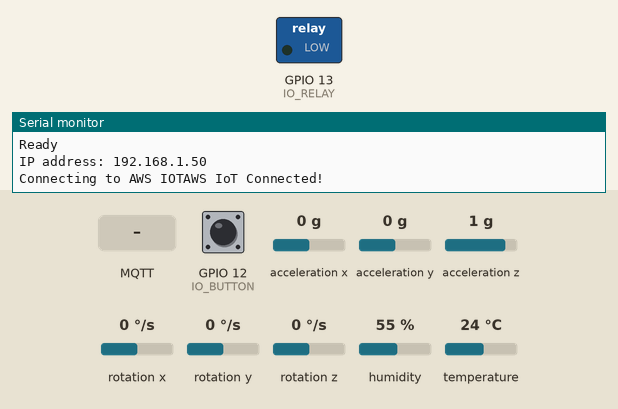
Recording of a sketch running on a simulated ESP32. On the bench: switched loads named in the sketch (green lamp = pin HIGH), the last lines printed to the serial monitor. The inputs (shaded band) are chosen by the test bench; at power-on: GPIO 12 (IO_BUTTON) HIGH, acceleration x 0 g, acceleration y 0 g, acceleration z 1 g, rotation x 0 °/s, rotation y 0 °/s, rotation z 0 °/s, humidity 55 %, temperature 24 °C. WiFi joins after 1.5 s; servers stay silent unless stated; no MQTT or app messages arrive unless stated.

Above: at 2.8 s.
2.9 s: MQTT message "5" arrives on the first subscribed topic
At 3.2 s:
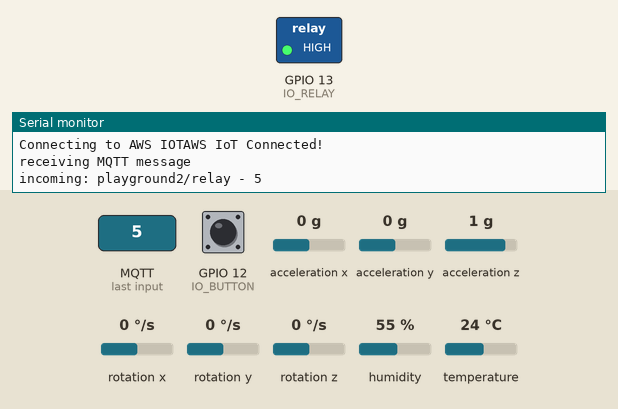
6.0 s: MQTT message "on" arrives on the first subscribed topic
At 6.7 s:
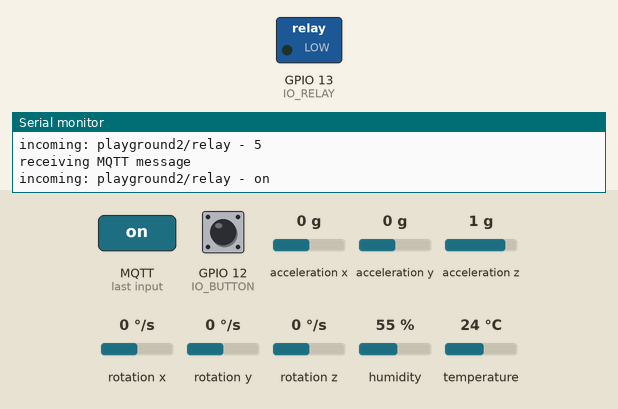
7.5 s: MQTT message "90" arrives on the first subscribed topic
At 7.9 s:
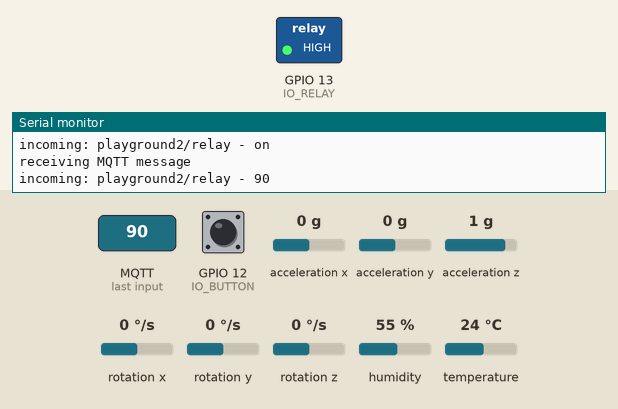
9.0 s: MQTT message "0" arrives on the first subscribed topic
At 9.5 s:
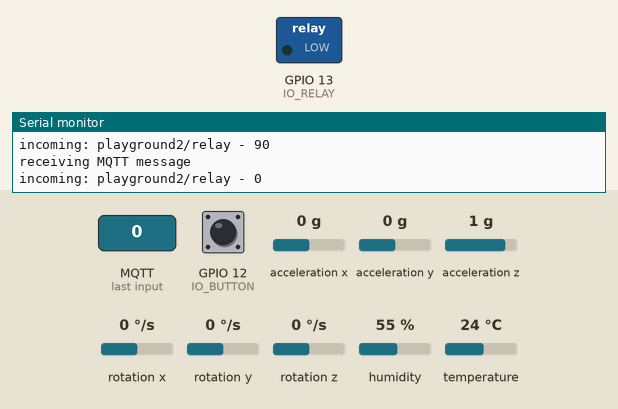
Timing chart, 0 to 11.5 s (numbered marks = the images above; inputs shaded):
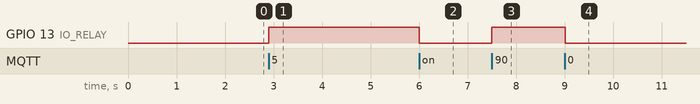

Measured:
- after the input at 2.9 s, GPIO 13 (IO_RELAY): LOW → HIGH at once
- after the input at 6.0 s, GPIO 13 (IO_RELAY): HIGH → LOW at once
- after the input at 7.5 s, GPIO 13 (IO_RELAY): LOW → HIGH at once
- after the input at 9.0 s, GPIO 13 (IO_RELAY): HIGH → LOW at once

The sketch:

aws-cloudy-final.ino
```cpp
#include <Wire.h>
#include <Adafruit_HTU21DF.h>
#include <Adafruit_Sensor.h>
#include <Adafruit_MPU6050.h>

#include <WiFi.h>
#include <ESPmDNS.h>
#include <WiFiUdp.h>
#include <WiFiClientSecure.h>
#include <MQTTClient.h>
#include <ArduinoJson.h>

#include "secrets.h"
#define SECRET

#define THINGNAME "playground2"
const char* ssid = "surfing-iot";
const char* password = "iotiotiot";

// The MQTT topics that this device should publish/subscribe
#define AWS_IOT_PUBLISH_SENSORS   "playground2/sensors"
#define AWS_IOT_PUBLISH_BUTTON    "playground2/control"
#define AWS_IOT_SUBSCRIBE_TOPIC   "playground2/relay"
#define AWS_IOT_CONNECTION        "playground2/connection"

WiFiClientSecure net = WiFiClientSecure();
MQTTClient client = MQTTClient(256);


#define IO_BUTTON 12
#define IO_RELAY 13

Adafruit_HTU21DF htu = Adafruit_HTU21DF();
Adafruit_MPU6050 mpu;

float Xacc;
float Yacc;
float Zacc;

// the setup function runs once when you press reset or power the board
void setup() {
  Serial.begin(115200);
  Wire.begin();
  inicializaAcelerometro();
  if (!htu.begin()) {
    Serial.println("Couldn't find HTU temperature / humidity sensor!");
    while (1);
  }
  //button setup

  pinMode(IO_BUTTON, INPUT_PULLUP);   //enable user button pull-up
  //relay
  pinMode(IO_RELAY, OUTPUT);

  // Default settings:
  //  - Heater off
  //  - 14 bit Temperature and Humidity Measurement Resolutions
  attachInterrupt(IO_BUTTON, buttonISR, FALLING);
  connectWIFI();
  connectAWS();
}

double temperature, humidity;
unsigned long lastSensorsSending=0;
int volatile lastButtonTimeStamp=0, sendMessage=0;

void loop() {
  client.loop();

  if(millis() - lastSensorsSending>1000) {
    leAcelerometro();
    sensors();
    lastSensorsSending = millis();
  }
  if(sendMessage) {
    sendMQTTButtonMessage();
  }

}

void buttonISR() {
  if(millis() - lastButtonTimeStamp>400) {
    Serial.println("publishing...");
    sendMessage=1;
    lastButtonTimeStamp=millis();
  }
}

void sendMQTTButtonMessage() {
    StaticJsonDocument<200> doc;
    doc["device_time"] = millis();
    doc["device_name"] = THINGNAME;
    char jsonBuffer[128];
    serializeJson(doc, jsonBuffer); // print to client
    client.publish(AWS_IOT_PUBLISH_BUTTON, jsonBuffer);
    sendMessage=0;
}

void sensors() {
  StaticJsonDocument<200> doc;
  doc["device_time"] = millis();
  doc["device_name"] = THINGNAME;
  doc["humidity"] = htu.readHumidity();
  doc["temperature"] = htu.readTemperature();
  doc["X"] = Xacc;
  doc["Y"] = Yacc;
  doc["Z"] = Zacc;
  char jsonBuffer[255];
  serializeJson(doc, jsonBuffer); // print to client
  client.publish(AWS_IOT_PUBLISH_SENSORS, jsonBuffer);
}

void connectWIFI() {
  Serial.println("Booting");
  WiFi.mode(WIFI_STA);
  WiFi.begin(ssid, password);
  while (WiFi.waitForConnectResult() != WL_CONNECTED) {
    Serial.println("Connection Failed! Rebooting...");
    delay(5000);
    ESP.restart();
  }
  Serial.println("Ready");
  Serial.print("IP address: ");
  Serial.println(WiFi.localIP());
}
```

AWS.ino
```cpp
void connectAWS()
{
  // Configure WiFiClientSecure to use the AWS IoT device credentials
  net.setCACert(AWS_CERT_CA);
  net.setCertificate(AWS_CERT_CRT);
  net.setPrivateKey(AWS_CERT_PRIVATE);

  // Connect to the MQTT broker on the AWS endpoint we defined earlier
  client.begin(AWS_IOT_ENDPOINT, 8883, net);
  StaticJsonDocument<200> doc;
  doc["device_time"] = millis();
  doc["device_name"] = THINGNAME;
  doc["device_status"] = "disconnected";
  char jsonBuffer[128];
  serializeJson(doc, jsonBuffer); // print to client
  client.setWill(AWS_IOT_CONNECTION, jsonBuffer, false, 1);
  client.onMessage(messageHandler);
  Serial.print("Connecting to AWS IOT");

  while (!client.connect(THINGNAME)) {
    Serial.print(".");
    delay(100);
  }

  if (!client.connected()) {
    Serial.println("AWS IoT Timeout!");
    return;
  }
  // Subscribe to a topic
  client.subscribe(AWS_IOT_SUBSCRIBE_TOPIC);
  // Create a message handler

  Serial.println("AWS IoT Connected!");
  sendBirthMessage();
}

void sendBirthMessage() {
    StaticJsonDocument<200> doc;
    doc["device_time"] = millis();
    doc["device_name"] = THINGNAME;
    doc["device_status"] = "connected";
    char jsonBuffer[128];
    serializeJson(doc, jsonBuffer); // print to client
    client.publish(AWS_IOT_CONNECTION, jsonBuffer);
}
void messageHandler(String &topic, String &payload) {
  Serial.println("receiving MQTT message");
  Serial.println("incoming: " + topic + " - " + payload);
  int i = payload.toInt();
  digitalWrite(IO_RELAY,i);
}
```

Accelerometer.ino
```cpp
void inicializaAcelerometro(){
  // Try to initialize!
  if (!mpu.begin()) {
    Serial.println("Failed to find MPU6050 chip");
    while (1) {
      delay(10);
    }
  }
  Serial.println("MPU6050 Found!");

  mpu.setAccelerometerRange(MPU6050_RANGE_8_G);
  Serial.print("Accelerometer range set to: ");
  switch (mpu.getAccelerometerRange()) {
  case MPU6050_RANGE_2_G:
    Serial.println("+-2G");
    break;
  case MPU6050_RANGE_4_G:
    Serial.println("+-4G");
    break;
  case MPU6050_RANGE_8_G:
    Serial.println("+-8G");
    break;
  case MPU6050_RANGE_16_G:
    Serial.println("+-16G");
    break;
  }
  mpu.setGyroRange(MPU6050_RANGE_500_DEG);
  Serial.print("Gyro range set to: ");
  switch (mpu.getGyroRange()) {
  case MPU6050_RANGE_250_DEG:
    Serial.println("+- 250 deg/s");
    break;
  case MPU6050_RANGE_500_DEG:
    Serial.println("+- 500 deg/s");
    break;
  case MPU6050_RANGE_1000_DEG:
    Serial.println("+- 1000 deg/s");
    break;
  case MPU6050_RANGE_2000_DEG:
    Serial.println("+- 2000 deg/s");
    break;
  }

  mpu.setFilterBandwidth(MPU6050_BAND_21_HZ);
  Serial.print("Filter bandwidth set to: ");
  switch (mpu.getFilterBandwidth()) {
  case MPU6050_BAND_260_HZ:
    Serial.println("260 Hz");
    break;
  case MPU6050_BAND_184_HZ:
    Serial.println("184 Hz");
    break;
  case MPU6050_BAND_94_HZ:
    Serial.println("94 Hz");
    break;
  case MPU6050_BAND_44_HZ:
    Serial.println("44 Hz");
    break;
  case MPU6050_BAND_21_HZ:
    Serial.println("21 Hz");
    break;
  case MPU6050_BAND_10_HZ:
    Serial.println("10 Hz");
    break;
  case MPU6050_BAND_5_HZ:
    Serial.println("5 Hz");
    break;
  }

  Serial.println("");
  delay(100);

}

void leAcelerometro(){
  /* Get a new sensor event */
  sensors_event_t a, g, temp;
  mpu.getEvent(&a, &g, &temp);


  Xacc = a.acceleration.x;
  Yacc = a.acceleration.y;
  Zacc = a.acceleration.z;

  /* Display the results (acceleration is measured in m/s^2) */
  //Serial.print("X: "); Serial.print(Xacc); Serial.print("  ");
  //Serial.print("Y: "); Serial.print(Yacc); Serial.print("  ");
  //Serial.print("Z: "); Serial.print(Zacc); Serial.print("  ");Serial.println("m/s^2 ");

  //oledAccelerometer();

}
```

secrets.h
```cpp
const char AWS_IOT_ENDPOINT[] = "a2p4fyajwx9lux-ats.iot.us-east-1.amazonaws.com";
// Amazon Root CA 1
static const char AWS_CERT_CA[] PROGMEM = R"EOF(
-----BEGIN CERTIFICATE-----
MIIDQTCCAimgAwIBAgITBmyfz5m/jAo54vB4ikPmljZbyjANBgkqhkiG9w0BAQsF
ADA5MQswCQYDVQQGEwJVUzEPMA0GA1UEChMGQW1hem9uMRkwFwYDVQQDExBBbWF6
b24gUm9vdCBDQSAxMB4XDTE1MDUyNjAwMDAwMFoXDTM4MDExNzAwMDAwMFowOTEL
MAkGA1UEBhMCVVMxDzANBgNVBAoTBkFtYXpvbjEZMBcGA1UEAxMQQW1hem9uIFJv
b3QgQ0EgMTCCASIwDQYJKoZIhvcNAQEBBQADggEPADCCAQoCggEBALJ4gHHKeNXj
ca9HgFB0fW7Y14h29Jlo91ghYPl0hAEvrAIthtOgQ3pOsqTQNroBvo3bSMgHFzZM
9O6II8c+6zf1tRn4SWiw3te5djgdYZ6k/oI2peVKVuRF4fn9tBb6dNqcmzU5L/qw
IFAGbHrQgLKm+a/sRxmPUDgH3KKHOVj4utWp+UhnMJbulHheb4mjUcAwhmahRWa6
VOujw5H5SNz/0egwLX0tdHA114gk957EWW67c4cX8jJGKLhD+rcdqsq08p8kDi1L
93FcXmn/6pUCyziKrlA4b9v7LWIbxcceVOF34GfID5yHI9Y/QCB/IIDEgEw+OyQm
jgSubJrIqg0CAwEAAaNCMEAwDwYDVR0TAQH/BAUwAwEB/zAOBgNVHQ8BAf8EBAMC
AYYwHQYDVR0OBBYEFIQYzIU07LwMlJQuCFmcx7IQTgoIMA0GCSqGSIb3DQEBCwUA
A4IBAQCY8jdaQZChGsV2USggNiMOruYou6r4lK5IpDB/G/wkjUu0yKGX9rbxenDI
U5PMCCjjmCXPI6T53iHTfIUJrU6adTrCC2qJeHZERxhlbI1Bjjt/msv0tadQ1wUs
N+gDS63pYaACbvXy8MWy7Vu33PqUXHeeE6V/Uq2V8viTO96LXFvKWlJbYK8U90vv
o/ufQJVtMVT8QtPHRh8jrdkPSHCa2XV4cdFyQzR1bldZwgJcJmApzyMZFo6IQ6XU
5MsI+yMRQ+hDKXJioaldXgjUkK642M4UwtBV8ob2xJNDd2ZhwLnoQdeXeGADbkpy
rqXRfboQnoZsG4q5WTP468SQvvG5
-----END CERTIFICATE-----
)EOF";

// Device Certificate
static const char AWS_CERT_CRT[] PROGMEM = R"KEY(
-----BEGIN CERTIFICATE-----
MIIDWjCCAkKgAwIBAgIVAOwdzNSm5zoPyCETE0JSxuU3OpCGMA0GCSqGSIb3DQEB
CwUAME0xSzBJBgNVBAsMQkFtYXpvbiBXZWIgU2VydmljZXMgTz1BbWF6b24uY29t
IEluYy4gTD1TZWF0dGxlIFNUPVdhc2hpbmd0b24gQz1VUzAeFw0yMjA0MjYxNzM2
NDJaFw00OTEyMzEyMzU5NTlaMB4xHDAaBgNVBAMME0FXUyBJb1QgQ2VydGlmaWNh
dGUwggEiMA0GCSqGSIb3DQEBAQUAA4IBDwAwggEKAoIBAQC4u/209dHF+1NbnikX
+681HWSabUOFvI6esU6I0oXeOxhp0xQjgCcUqJVgGYbIDSg/oU83Eg6lSwEyf8UV
c74Z69obOoFVIXOwMYMc4aEpnQvCVaCNaT6Il2EYikhCtlg75XKal9xL6Crh2jbw
XaoqXg3hQRk1HYT/2JApIs3Gj+nZTZnL28BV86vg+z/5fJdYoQBaygm7bqd1zNRS
MIpCXfK3gCw7ikKgOThEY94VxR+GZsqN4FO74ljj3hqD5aWrGO7Y4g4VKkXQGCMy
BkyxfWYByLqxyWUH5BkUP+iD7wIAhJoc/frBEUurQWZHCKLMKG/5LEvsTQ69j4pG
sa6JAgMBAAGjYDBeMB8GA1UdIwQYMBaAFCegGr5O/KlJ3xZeucPMYejyfkwxMB0G
A1UdDgQWBBSCWj9/Zaofv71D+LCmjGhQQdCNBjAMBgNVHRMBAf8EAjAAMA4GA1Ud
DwEB/wQEAwIHgDANBgkqhkiG9w0BAQsFAAOCAQEAmGPNqXgrexF1gQoYG7FXcaOM
3mA6+h3ESrvosdMb8WAw6LFnQ4GX1p+PSY542Gd4IO42LlE0egYiCFTksrfVUsS4
6Jpwt1iWDjMI/1WMsT54PRv+Mm8QQf/b+IqirfcqaZDbiHDbWFjg/IJq4QwO71eO
BIxpFyXrpPGwJp3Yfl2ewkKiJhLykMFk51NxVF8kQ5+EDczYmys54zICFzQFPW96
FGvsg5PYrdSvv9v/DD5w07xKRhzMImMbuyqHMQvV3hryawSNVpsbyRf+3C7BNrAd
BjV8IqA7+hX7sDvfFPTP4mjehee2TtmlQRE2its/tSO9egTo6ArsBSUiWqiVYw==
-----END CERTIFICATE-----
)KEY";

// Device Private Key
static const char AWS_CERT_PRIVATE[] PROGMEM = R"KEY(
-----BEGIN RSA PRIVATE KEY-----
MIIEowIBAAKCAQEAuLv9tPXRxftTW54pF/uvNR1kmm1DhbyOnrFOiNKF3jsYadMU
I4AnFKiVYBmGyA0oP6FPNxIOpUsBMn/FFXO+GevaGzqBVSFzsDGDHOGhKZ0LwlWg
jWk+iJdhGIpIQrZYO+VympfcS+gq4do28F2qKl4N4UEZNR2E/9iQKSLNxo/p2U2Z
y9vAVfOr4Ps/+XyXWKEAWsoJu26ndczUUjCKQl3yt4AsO4pCoDk4RGPeFcUfhmbK
jeBTu+JY494ag+Wlqxju2OIOFSpF0BgjMgZMsX1mAci6scllB+QZFD/og+8CAISa
HP36wRFLq0FmRwiizChv+SxL7E0OvY+KRrGuiQIDAQABAoIBAD1pqacuDWXO7mBH
zQt/DTkQI3C/IDJmg9c3xI7xxbUiWjRcCpbetJ9GiBohglAhJ583phj9tMa4j5ZV
KZS/HJSLdr+UjIhbjZUmcJr6W1R1NAKP6sb4FOTdxladKfabneuTlKzWDVNixFa+
74Kq8LYS/HRE6vdgb+WJ/ireuh/nCVRCC59m+Rd2HJIpvMghCV5Cvrb2nWXNPQkb
j6Tn9WAKhP4YItxYJK0p0QZnNeVWFT2JmQZ2NS73LBbDGyVy2fUm3CvKRib93dOl
vTgqQ2PhIS0foU/B8CNeztoVFYb+/94COonXEt2l9QvvrZL6+56k4wSkFPRzOt8Q
Z5+5ep0CgYEA2jiYmpntCg7IGtF2yjFfkdLADtEBaTnFU7ar7Xbj33IEjnXW3dHn
rqIX4gQjGjUohh+7n/G1K49p9dZbx3HfoIrkNK+WKJt6qmm87cGQ/UntjFFFuzxH
dsZ++83+mCwYZMaRIHeQlZYxGbi4zQXTHU/v+uJOm+Ih89uIJIFd4gcCgYEA2LdJ
TvAZ7FXR+LeNZw9zVQhWySsP4yL1rm4UtUP/bivlScm57unpQT6k9amRDNzdGcOO
JhXlq7zjCsxgNwcwnwdnUcb9W/Xic7OtXgB5T3kuVdyivdp/N7avdG0pGfZscQ67
pNa/RgVrHtTJFs8P0emVstd/EZI+kjm6hSdkhu8CgYEAiUgjkNcXDUXBU0XFEmw/
MFDCLFAGMDl8zy5TOL+bmX10Kl8tvjyIIQ+uMKzjnGAmz0H1WijIDdBaG6Mv9+fG
hIv8Br0TnRY69CwzA+vLF91DSQvz71d7qdg0GJs9+GN9MSDOOfueBM0ItKLF940b
hAw+77khNOXs8CmCm1ybQE8CgYBz6Yy3QOrMopZc7mgeQIBScdRhYrvro+4+Lri6
vzTmy2mnDtN5Ovk8oXH/x4NCmvtTZWoparreIXhadTfdFuZlmMMlVUZ8IkbN1cOb
rKs1273xxMHyw+QZe4fawOwj687SpautngLOQ+Wopu0rWvK+Nq6P6n0Xe94lveTK
hWhaVwKBgA/SUClvnUwOiTavWhB9XeAfpp5P1PbcNws8867KLcuh2DDuTfnyu5de
eTo59y7q+mDELrJelbCMpXJDR7nhD+ASFCTPuK+OYXrIUbXqIte5FW3YALoF1RNI
R7lkdVP7cKaCKTM4q97bNRmjMNGuQUd+jYRGgvwRPyc3QK7GISce
-----END RSA PRIVATE KEY-----

)KEY";
```
